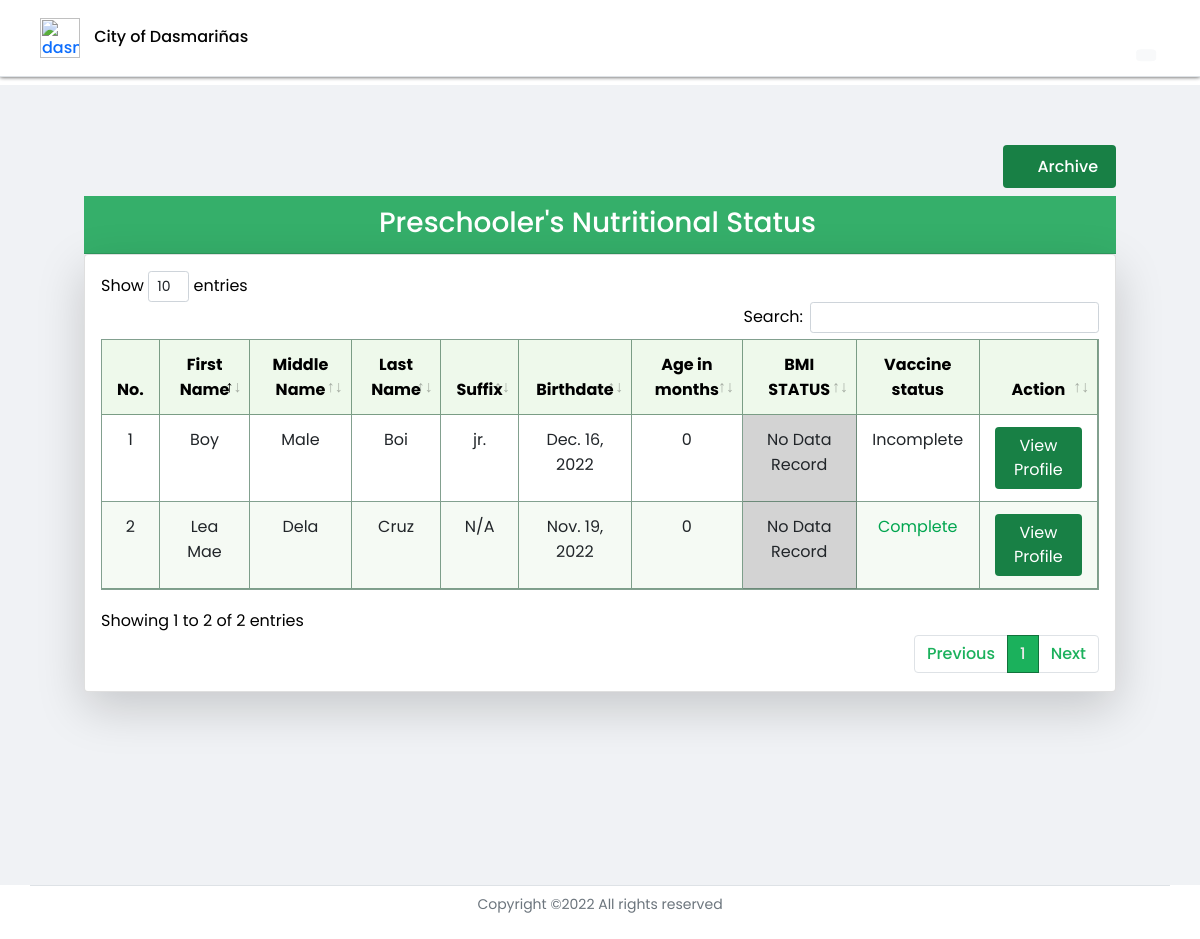
The app's page /preschooler_dashboard (signed in) with its own data.
### profilingApp/models.py (models this page shows, shortened)
class Preschooler(Model):
    GENDER = [('Male', 'Male'),
              ('Female', 'Female'),]
    parent = models.ForeignKey(Parent, on_delete=CASCADE)
    first_name = models.CharField(max_length=100)
    last_name = models.CharField(max_length=100)
    middle_name = models.CharField(max_length=100)
    suffix_name = models.CharField(max_length=100, null=True, blank=True)
    birthday = models.DateField(null=True, blank=True)
    height = models.FloatField(null=True, validators=[MinValueValidator(45.0), MaxValueValidator(120.0)])
    weight = models.FloatField(null=True, validators=[MinValueValidator(1.0), MaxValueValidator(28.0)])
    gender = models.CharField(max_length=100, choices=GENDER, null=True)
    date_measured = models.DateField(null=True, blank=True)
    health_problem = models.CharField(max_length=500, null=True, blank=True)
    history= HistoricalRecords()
    objects = models.Manager()
    lt_60_objects = PreschoolerManagerLess()
    gte_60_objects = PreschoolerManagerGreater()
    def age_months(self):
        today = date.today()
        try:
            date_diff = today - self.birthday
            in_days = date_diff.days
            return int((in_days) / (365 / 12))
        except:
             return 'Undefined'
    def whfa(self):
        calculator = Calculator(adjust_height_data=False, adjust_weight_scores=False,
                       include_cdc=False, logger_name='pygrowup',
                       log_level='INFO')
        try:
            date_diff = self.date_measured - self.birthday
            in_days = date_diff.days
            age_months = int((in_days) / (365 / 12))
            return float(calculator.wfl(self.weight, age_months, helpers.get_good_sex(str(self.gender)), self.height))
        except:
            pass
    def vaccine_count(self):
        return Vaccine.objects.filter(vax_preschooler=self).count()

### profilingApp/views.py (the view)
# urls.py: path('preschooler_dashboard', views.preschooler_dashboard, name='preschooler_dashboard'),
def preschooler_dashboard(request):
    if request.user.is_authenticated and request.user.user_type == 'BHW':
        bhw_logged = BarangayHealthWorker.objects.get(user_id=request.user.id)
        parents = Parent.objects.filter(barangay=bhw_logged.bhw_barangay)
        preschooler = Preschooler.lt_60_objects.filter(parent__in=(parents))
        preschooler_60months = Preschooler.gte_60_objects.filter(parent__in=(parents))
        context = {'bhw' : bhw_logged,
                   'preschoolers': preschooler,
                   'archive_preschoolers' : preschooler_60months}
        return render(request, 'activities/BHW Preschooler Dashboard.html', context)
    elif request.user.is_authenticated and request.user.user_type == 'Admin':
        return redirect('admin_home')
    elif request.user.is_authenticated and request.user.user_type == 'P/G':
        return redirect('parent_home')

### profilingApp/models.py (called while the page is built)
    def get_queryset(self):
        greater_than_60_mon = datetime.today() - relativedelta(months=60)
        return super().get_queryset().filter(birthday__gt=greater_than_60_mon)

    def get_queryset(self):
        less_than_60_mon = datetime.today() - relativedelta(months=60)
        return super().get_queryset().filter(birthday__lte=less_than_60_mon)

### profilingApp/templates/activities/BHW Preschooler Dashboard.html (shortened to what this page needs)
{% extends 'activities/BHW Home.html' %}
{% load static %}
{% block dashboard %}
</head>
<body>
<header>
    <div class="site-header">
    <nav class="navbar fixed-top index__navbar scrolled border-bottom"
    style=" padding-left:3%; padding-right:3%;">
        <div class="flex-fill p-1 py-1">
            <div class="d-flex align-items-center justify-content-between">
                <div>
                    <a href="#" class="name" style="text-decoration: none;">
                        <img class="navbar-icon" src="{% static '/Media/avatar.png' %}" alt="dasma-logo">
                        <span id="hidetitle" class="brand__name" style="color:rgb(3, 3, 3); margin-left:10px;">City of Dasmariñas</span>
                    </a>
                </div>
                <div id="navLinks">
                    <ul class="nav text-small">
                        <li>
                            <a href="{% url 'bhw_home' %}" class="nav-link" data-toggle="tooltip" data-bs-placement="bottom" data-bs-offset="0,7"
                            title="Barangay Health Worker Home">
                            <i class="fa fa-fw fa-home" style="font-size: 24px;"></i>
                            </a>
                        </li>
                        <li>
                            <a href="{% url 'preschooler_dashboard' %}" class="nav-link" style="color:rgb(27, 177, 92) !important;" data-toggle="tooltip" data-bs-placement="bottom" data-bs-offset="0,7"
                            title="Preschooler Profile">
                            <i class="fa fa-fw fa-id-card " style="font-size: 24px;"></i>
                            </a>
                        </li>
                        <li>
                            <a class="btn nav-link" id="dropdownUser1" data-bs-toggle="dropdown" data-toggle="tooltip" data-bs-placement="bottom" data-bs-offset="0,7"
                            title="User Settings" aria-expanded="false">
                                <i class="fa fa-fw fa-user-cog bi" style="font-size: 24px;"></i>
                                <span class="position-absolute top-100 start-75 translate-middle badge rounded-pill text-dark" style="border-radius: 50%;">
                                    <i class="fa fa-lg fa-fw fa-caret-down bg-light" style="border-radius: 25%; margin-bottom: 15px;"></i>
                                </span></a>
                        </li>
                    </ul>
                </div>
            </div>
        </div>
    </nav>
    </div>
</header>
<div id="grid" class="container-fluid" style="margin-top:85px;">
<div class="container text-black">
    <div class="row">
        <div class="col">
            <div class="d-flex align-items-center justify-content-sm-end justify-content-center">
                <button class="btn mb-2"type="button" style="background-color: #188045; color: white;" data-bs-toggle="modal" data-bs-target="#modalArc"><h6 style="padding:5px;margin-bottom: 0px !important;"><i class="fa fa-archive"></i> Archive</h6></button>
            </div>
            <div class="card-header">
                <h3>Preschooler's Nutritional Status</h3>
            </div>
            <div class="card shadow-lg p-3 bg-white rounded">
                <div class="table-responsive">
                    <table class="table table-hover table-cell-border" id="preschooler_bmi" >
                        <thead>
                            <tr style="text-align: center;">
                                <th scope="col">No.</th>
                                <th scope="col">First Name</th>
                                <th scope="col">Middle Name</th>
                                <th scope="col">Last Name</th>
                                <th scope="col">Suffix</th>
                                <th scope="col">Birthdate</th>
                                <th scope="col">Age in months</th>
                                <th scope="col">BMI STATUS</th>
                                <th scope="col">Vaccine status</th>
                                <th scope="col" class="nosort text-center">Action</th>
                            </tr>
                        </thead>
                        <tbody>
                            {% for preschooler in preschoolers %}
                            <tr style="text-align: center;">
                                <td></td>
                                <td>{{ preschooler.first_name }}</td>
                                <td>{{ preschooler.middle_name }}</td>
                                <td>{{ preschooler.last_name }}</td>
                                {% if preschooler.suffix_name is None %}
                                    <td>N/A</td>
                                {% elif preschooler.suffix_name == '' %}
                                    <td>N/A</td>
                                {% else %}
                                    <td>{{ preschooler.suffix_name }}</td>
                                {% endif %}
                                <td>{{ preschooler.birthday }}</td>
                                <td>{{ preschooler.age_months }}</td>
                                {% if preschooler.whfa is None %}
                                    <td style="background-color: rgb(211, 211, 211);"> No Data Record </td>
                                {% elif preschooler.whfa > 3.0%}
                                    <td style="background-color: rgb(242, 98, 33);"> Obese ({{ preschooler.whfa }})</td>
                                {% elif preschooler.whfa > 2.0 and preschooler.whfa <= 3.0 %}
                                    <td style="background-color: rgb(242, 98, 33);"> Overweight ({{ preschooler.whfa }})</td>
                                {% elif preschooler.whfa >= -2.0 and preschooler.whfa <= 2.0 %}
                                    <td style="background-color: rgb(0, 165, 79);"> Normal ({{ preschooler.whfa}})</td>
                                {% elif preschooler.whfa >= -3.0 and preschooler.whfa < -2.0 %}
                                    <td style="background-color: rgb(255, 241, 2);"> Moderately Wasted ({{ preschooler.whfa }})</td>
                                {% else %}
                                    <td style="background-color: rgb(238, 29, 35);"> Severely Wasted ({{preschooler.whfa }})</td>
                                {% endif %}
                                {% if preschooler.vaccine_count == 8 %}
                                    <td style="color: rgb(0, 165, 79);">Complete</td>
                                {% else %}
                                    <td>Incomplete</td>
                                {% endif %}
                                <td style="text-align: center;">
                                    <div>
                                        <a href="{% url 'preschooler_profile' preschooler.id %}"><button type="button" style="background-color: #188045; color: white;" class="btn">View Profile</button></a>
                                    </div>
                                </td>
                            </tr>
                            {% endfor %}
                        </tbody>
                    </table>
                </div>
            </div>
        </div>
    </div>
</div>
</div>
{% endblock %}

### profilingApp/static/CSS/styles.css (style rules this page uses)
.fixed-top { position: sticky; top: 0; right: 0; left: 0; z-index: 1030; max-height: 85px; background-color: white; border-bottom: 3px; filter: drop-shadow(0px 0.8px 2px rgba(0, 0, 0, 0.75)); }
.navbar-icon { width: 40px; max-width: 40px; }
img { vertical-align: middle; border-style: none; }
* { margin: 0; padding: 0; box-sizing: border-box; font-family: 'Poppins', sans-serif; }
li, a, button { font-family: 'Poppins', sans-serif; font-weight: 500; font-size: 16px; color:#188045; text-decoration: none; }
li { list-style: none; display: list-item; text-align: -webkit-match-parent; }
a { text-decoration: none; }
table { border: 1px ridge !important; border-color:#003d1b7d !important; }
thead { border-color: rgba(23, 128, 69, 0.514)!important; background-color: #eef9eb; text-align: left !important; color:#000000; }
th { border-bottom: 1px solid !important; border-right: 1px solid !important; padding: 12px 15px !important; border-color: #003d1b7d!important; }
td { border-bottom: 1px solid !important; border-right: 1px solid !important; padding: 12px 15px !important; border-color: #003d1b7d!important; }
tbody tr:nth-of-type(even) { background-color: #f5faf4; }
#navLinks li a { color:rgba(0, 19, 0, 0.87); padding: 13 13 13 13; margin-left: 15px; position: relative; }
#grid,#footer,#header { transition: 0.5s ease-in-out; }
#grid { background-color: rgb(240, 242, 245); position: relative; padding: 5% 6% 8% 6% !important; width: 100%; margin-top: 85px; min-height: 800px; }
.card-header { font-size: 13px; font-family: 'Poppins', sans-serif;; background-color:#35af6a !important; color:white; padding: 10px 15px 5px 10px !important; text-align: center; }
html { width: 100%; height: 100%; }
body { color: rgba(0, 0, 0, 0.6); font-family: 'Poppins', sans-serif; font-size: 14px; line-height: 1.6em; -webkit-font-smoothing: antialiased; -moz-osx-font-smoothing: grayscale; }
::placeholder { color:rgba(255, 255, 255, 0.253); }
@media (min-width: 570px) { ::placeholder { color:rgba(255, 255, 255, 0.253); } }
.row { display: -webkit-box; display: -ms-flexbox; display: flex; -ms-flex-wrap: wrap; flex-wrap: wrap; margin-right: 15px; margin-left: 15px; }
.col-6, .col-7, .col-12, .col, .col-sm-3, .col-sm-6, .col-md-3, .col-md-4, .col-md-5, .col-md-6, .col-md-8, .col-md-9, .col-md-10, .col-md-12, .col-lg-3, .col-lg-4, .col-lg-5, .col-lg-6, .col-lg-7, .col-lg-8, .col-lg-10, .col-lg-12, .col-xl-2 { position: relative; width: 100%; padding-right: 15px; padding-left: 15px; }
.text-center { text-align: center !important; }
html { font-family: sans-serif; line-height: 1.15; -webkit-text-size-adjust: 100%; -webkit-tap-highlight-color: rgba(0, 0, 0, 0); }

### records on screen
Preschooler: first_name "Lea Mae", middle_name "Dela", last_name "Cruz", shows "N/A", birthday "Nov. 19, 2022", age_months "0", date_measured "No Data Record", shows "Complete"
Preschooler: first_name "Boy", middle_name "Male", last_name "Boi", suffix_name "jr.", birthday "Dec. 16, 2022", age_months "0", shows "No Data Record", shows "Incomplete"
